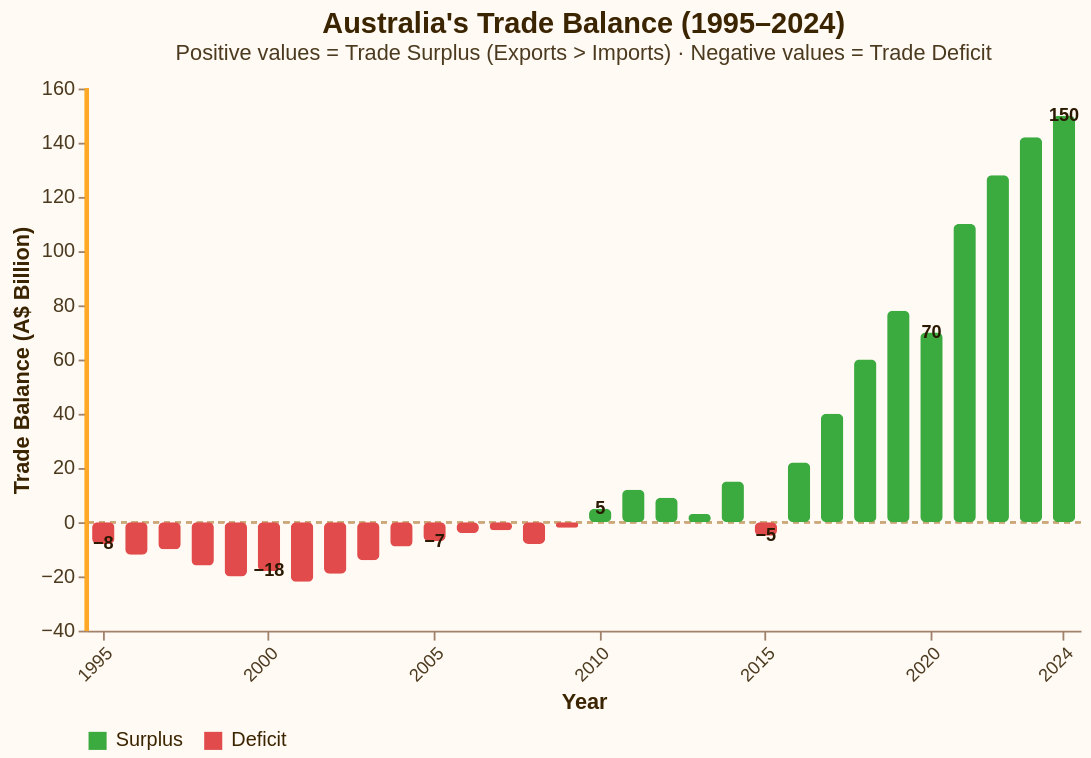

Vega-Lite specification stored for this chart:
### Vega-Lite specification from a JSON file in a GitHub repository (floating-point values rounded to 4 significant figures)
{"$schema": "https://vega.github.io/schema/vega-lite/v5.json", "description": "Australia's trade balance showing surplus and deficit trends (1995–2024)", "width": 550, "height": 300, "background": "#fffaf3", "padding": 5, "data": {"values": [{"Year": 1995, "TradeBalance": -8}, {"Year": 1996, "TradeBalance": -12}, {"Year": 1997, "TradeBalance": -10}, {"Year": 1998, "TradeBalance": -16}, {"Year": 1999, "TradeBalance": -20}, {"Year": 2000, "TradeBalance": -18}, {"Year": 2001, "TradeBalance": -22}, {"Year": 2002, "TradeBalance": -19}, {"Year": 2003, "TradeBalance": -14}, {"Year": 2004, "TradeBalance": -9}, {"Year": 2005, "TradeBalance": -7}, {"Year": 2006, "TradeBalance": -4}, {"Year": 2007, "TradeBalance": -3}, {"Year": 2008, "TradeBalance": -8}, {"Year": 2009, "TradeBalance": -2}, {"Year": 2010, "TradeBalance": 5}, {"Year": 2011, "TradeBalance": 12}, {"Year": 2012, "TradeBalance": 9}, {"Year": 2013, "TradeBalance": 3}, {"Year": 2014, "TradeBalance": 15}, {"Year": 2015, "TradeBalance": -5}, {"Year": 2016, "TradeBalance": 22}, {"Year": 2017, "TradeBalance": 40}, {"Year": 2018, "TradeBalance": 60}, {"Year": 2019, "TradeBalance": 78}, {"Year": 2020, "TradeBalance": 70}, {"Year": 2021, "TradeBalance": 110}, {"Year": 2022, "TradeBalance": 128}, {"Year": 2023, "TradeBalance": 142}, {"Year": 2024, "TradeBalance": 150}]}, "transform": [{"calculate": "datum.TradeBalance > 0 ? 'Surplus' : 'Deficit'", "as": "BalanceType"}], "layer": [{"mark": {"type": "rule", "strokeWidth": 1, "color": "#c9a97a", "strokeDash": [3, 3], "opacity": 0.5}, "encoding": {"y": {"datum": 0}}}, {"mark": {"type": "bar", "cornerRadiusTopLeft": 3, "cornerRadiusTopRight": 3, "cornerRadiusBottomLeft": 3, "cornerRadiusBottomRight": 3, "width": {"band": 0.75}}, "encoding": {"x": {"field": "Year", "type": "ordinal", "title": "Year", "axis": {"labelAngle": -45, "labelFontSize": 10, "titleFontSize": 12, "titleFontWeight": 600, "titleColor": "#3b2400", "labelColor": "#4b3a1f", "grid": false, "values": [1995, 2000, 2005, 2010, 2015, 2020, 2024]}}, "y": {"field": "TradeBalance", "type": "quantitative", "title": "Trade Balance (A$ Billion)", "scale": {"domain": [-30, 160]}, "axis": {"labelFontSize": 11, "titleFontSize": 12, "titleFontWeight": 600, "titleColor": "#3b2400", "labelColor": "#4b3a1f", "gridColor": "#e8d5be", "gridOpacity": 0.4}}, "color": {"field": "BalanceType", "type": "nominal", "scale": {"domain": ["Surplus", "Deficit"], "range": ["#3BAA3F", "#E24B4B"]}, "legend": {"title": "", "orient": "bottom", "direction": "horizontal", "columns": 2, "symbolSize": 100, "symbolType": "square", "labelFontSize": 11, "labelColor": "#3b2400", "offset": 10}}, "tooltip": [{"field": "Year", "type": "ordinal", "title": "Year"}, {"field": "TradeBalance", "type": "quantitative", "title": "Trade Balance (A$B)", "format": "+.1f"}, {"field": "BalanceType", "type": "nominal", "title": "Type"}]}}, {"transform": [{"filter": "datum.Year % 5 == 0 || datum.Year == 2024"}], "mark": {"type": "text", "align": "center", "baseline": "middle", "fontWeight": 600, "fontSize": 10, "color": "#2b1800"}, "encoding": {"x": {"field": "Year", "type": "ordinal"}, "y": {"field": "TradeBalance", "type": "quantitative"}, "text": {"field": "TradeBalance", "format": ".0f"}, "dy": {"condition": [{"test": "datum.TradeBalance > 0", "value": -12}], "value": 12}}}, {"mark": {"type": "rule", "strokeWidth": 2, "color": "#ffa726", "opacity": 0.4}, "encoding": {"x": {"datum": "2020"}}}], "config": {"view": {"stroke": null}, "axis": {"domainColor": "#a0826d", "tickColor": "#a0826d"}}, "title": {"text": "Australia's Trade Balance (1995–2024)", "subtitle": "Positive values = Trade Surplus (Exports > Imports) · Negative values = Trade Deficit", "anchor": "middle", "fontSize": 16, "fontWeight": 700, "color": "#3b2400", "subtitleFontSize": 12, "subtitleColor": "#4b3a1f", "offset": 8}}
